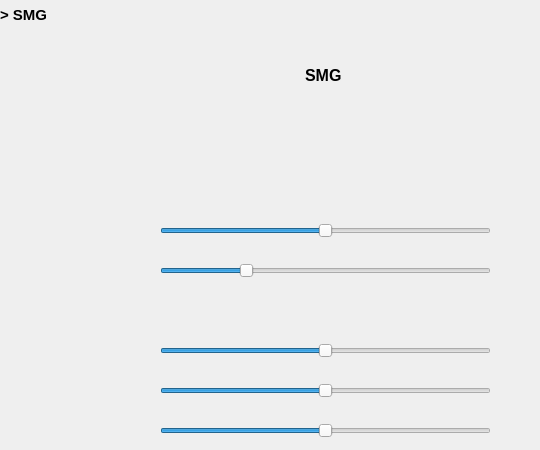
       <widget class="QWidget" name="weapon_smg_page">
        <widget class="QLabel" name="label_weapon_smg">
         <property name="geometry">
          <rect>
           <x>0</x>
           <y>0</y>
           <width>160</width>
           <height>30</height>
          </rect>
         </property>
         <property name="minimumSize">
          <size>
           <width>160</width>
           <height>30</height>
          </size>
         </property>
         <property name="maximumSize">
          <size>
           <width>160</width>
           <height>30</height>
          </size>
         </property>
         <property name="font">
          <font>
           <family>Yu Gothic UI</family>
           <pointsize>11</pointsize>
           <weight>75</weight>
           <bold>true</bold>
          </font>
         </property>
         <property name="text">
          <string>&gt; SMG</string>
         </property>
        </widget>
        <widget class="QLabel" name="label_weapon_title_smg">
         <property name="geometry">
          <rect>
           <x>305</x>
           <y>60</y>
           <width>41</width>
           <height>30</height>
          </rect>
         </property>
         <property name="minimumSize">
          <size>
           <width>0</width>
           <height>30</height>
          </size>
         </property>
         <property name="maximumSize">
          <size>
           <width>160</width>
           <height>30</height>
          </size>
         </property>
         <property name="font">
          <font>
           <family>Yu Gothic UI</family>
           <pointsize>12</pointsize>
           <weight>75</weight>
           <bold>true</bold>
          </font>
         </property>
         <property name="styleSheet">
          <string notr="true">color: rgb(0,0,0)</string>
         </property>
         <property name="text">
          <string>SMG</string>
         </property>
        </widget>
        <widget class="QSlider" name="value_aim_range_smg">
         <property name="geometry">
          <rect>
           <x>160</x>
           <y>220</y>
           <width>331</width>
           <height>22</height>
          </rect>
         </property>
         <property name="maximum">
          <number>100</number>
         </property>
         <property name="singleStep">
          <number>10</number>
         </property>
         <property name="value">
          <number>50</number>
         </property>
         <property name="orientation">
          <enum>Qt::Horizontal</enum>
         </property>
         <property name="invertedAppearance">
          <bool>false</bool>
         </property>
         <property name="tickPosition">
          <enum>QSlider::NoTicks</enum>
         </property>
         <property name="tickInterval">
          <number>50</number>
         </property>
        </widget>
        <widget class="QSlider" name="value_dead_range_smg">
         <property name="geometry">
          <rect>
           <x>160</x>
           <y>260</y>
           <width>331</width>
           <height>21</height>
          </rect>
         </property>
         <property name="maximum">
          <number>100</number>
         </property>
         <property name="singleStep">
          <number>10</number>
         </property>
         <property name="value">
          <number>25</number>
         </property>
         <property name="orientation">
          <enum>Qt::Horizontal</enum>
         </property>
         <property name="invertedAppearance">
          <bool>false</bool>
         </property>
         <property name="tickPosition">
          <enum>QSlider::NoTicks</enum>
         </property>
         <property name="tickInterval">
          <number>25</number>
         </property>
        </widget>
        <widget class="QSlider" name="value_pid_p_smg">
         <property name="geometry">
          <rect>
           <x>160</x>
           <y>340</y>
           <width>331</width>
           <height>21</height>
          </rect>
         </property>
         <property name="maximum">
          <number>100</number>
         </property>
         <property name="singleStep">
          <number>10</number>
         </property>
         <property name="value">
          <number>50</number>
         </property>
         <property name="orientation">
          <enum>Qt::Horizontal</enum>
         </property>
         <property name="invertedAppearance">
          <bool>false</bool>
         </property>
         <property name="tickPosition">
          <enum>QSlider::NoTicks</enum>
         </property>
         <property name="tickInterval">
          <number>25</number>
         </property>
        </widget>
        <widget class="QSlider" name="value_pid_i_smg">
         <property name="geometry">
          <rect>
           <x>160</x>
           <y>380</y>
           <width>331</width>
           <height>21</height>
          </rect>
         </property>
         <property name="maximum">
          <number>100</number>
         </property>
         <property name="singleStep">
          <number>10</number>
         </property>
         <property name="value">
          <number>50</number>
         </property>
         <property name="orientation">
          <enum>Qt::Horizontal</enum>
         </property>
         <property name="invertedAppearance">
          <bool>false</bool>
         </property>
         <property name="tickPosition">
          <enum>QSlider::NoTicks</enum>
         </property>
         <property name="tickInterval">
          <number>25</number>
         </property>
        </widget>
        <widget class="QSlider" name="value_pid_d_smg">
         <property name="geometry">
          <rect>
           <x>160</x>
           <y>420</y>
           <width>331</width>
           <height>21</height>
          </rect>
         </property>
         <property name="maximum">
          <number>100</number>
         </property>
         <property name="singleStep">
          <number>10</number>
         </property>
         <property name="value">
          <number>50</number>
         </property>
         <property name="orientation">
          <enum>Qt::Horizontal</enum>
         </property>
         <property name="invertedAppearance">
          <bool>false</bool>
         </property>
         <property name="tickPosition">
          <enum>QSlider::NoTicks</enum>
         </property>
         <property name="tickInterval">
          <number>25</number>
         </property>
        </widget>
        <widget class="QPushButton" name="value_enabled_smg">
         <property name="geometry">
          <rect>
           <x>470</x>
           <y>133</y>
           <width>61</width>
           <height>35</height>
          </rect>
         </property>
         <property name="styleSheet">
          <string notr="true">#value_enabled_smg {
	image: url(:/resources/Resources/icon/button_off.png);
	background-color: rgba(0, 0, 0, 0);
	border:none;
}

#value_enabled_smg:checked {
	image: url(:/resources/Resources/icon/button_on.png);
}
</string>
         </property>
         <property name="text">
          <string/>
         </property>
         <property name="checkable">
          <bool>true</bool>
         </property>
        </widget>
       </widget>
